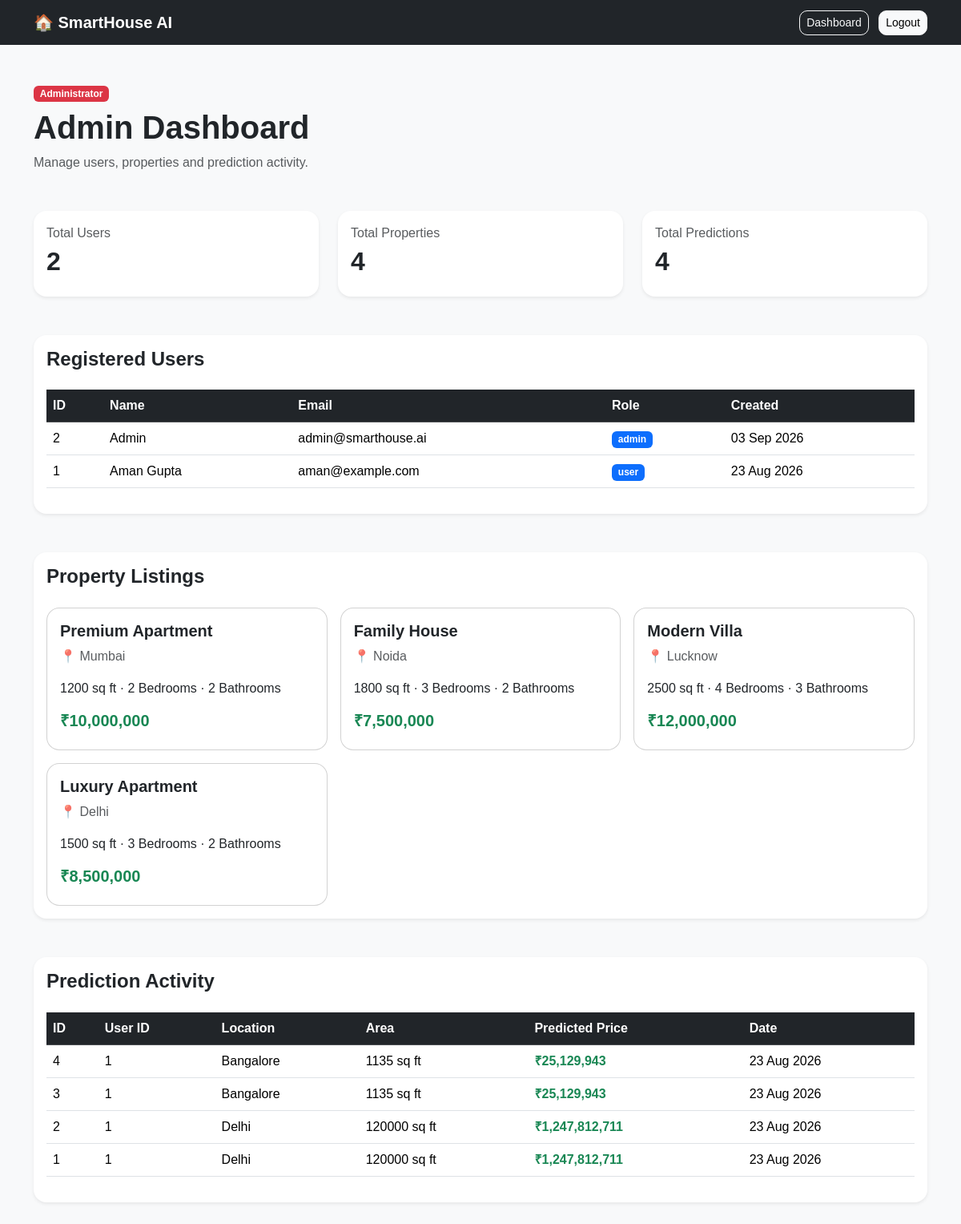
/admin (signed in), run on the app's committed database.
### database/models.py (models this page shows)
class User(UserMixin, db.Model):
    __tablename__ = "users"
    id = db.Column(db.Integer, primary_key=True)
    name = db.Column(
        db.String(100),
        nullable=False
    )
    email = db.Column(
        db.String(120),
        unique=True,
        nullable=False
    )
    password_hash = db.Column(
        db.String(255),
        nullable=False
    )
    role = db.Column(
        db.String(20),
        default="user"
    )
    created_at = db.Column(
        db.DateTime,
        default=datetime.utcnow
    )
    predictions = db.relationship(
        "Prediction",
        backref="user",
        lazy=True,
        cascade="all, delete-orphan"
    )

class Property(db.Model):
    __tablename__ = "properties"
    id = db.Column(db.Integer, primary_key=True)
    title = db.Column(
        db.String(200),
        nullable=False
    )
    location = db.Column(
        db.String(100),
        nullable=False
    )
    area = db.Column(
        db.Float,
        nullable=False
    )
    bedrooms = db.Column(
        db.Integer,
        nullable=False
    )
    bathrooms = db.Column(
        db.Integer,
        nullable=False
    )
    floors = db.Column(
        db.Integer,
        default=1
    )
    parking = db.Column(
        db.Integer,
        default=0
    )
    furnishing = db.Column(
        db.String(50)
    )
    property_type = db.Column(
        db.String(50)
    )
    age = db.Column(
        db.Integer,
        default=0
    )
    price = db.Column(
        db.Float,
        nullable=False
    )
    description = db.Column(
        db.Text
    )
    image = db.Column(
        db.String(500)
    )
    created_at = db.Column(
        db.DateTime,
        default=datetime.utcnow
    )

class Prediction(db.Model):
    __tablename__ = "predictions"
    id = db.Column(
        db.Integer,
        primary_key=True
    )
    user_id = db.Column(
        db.Integer,
        db.ForeignKey("users.id"),
        nullable=True
    )
    area = db.Column(
        db.Float,
        nullable=False
    )
    bedrooms = db.Column(
        db.Integer,
        nullable=False
    )
    bathrooms = db.Column(
        db.Integer,
        nullable=False
    )
    location = db.Column(
        db.String(100),
        nullable=False
    )
    predicted_price = db.Column(
        db.Float,
        nullable=False
    )
    created_at = db.Column(
        db.DateTime,
        default=datetime.utcnow
    )

### routes/admin.py (the view)
@admin_bp.route("/admin")
@admin_required
def admin_panel():
    users = User.query.order_by(
        User.created_at.desc()
    ).all()
    properties = Property.query.order_by(
        Property.created_at.desc()
    ).all()
    predictions = Prediction.query.order_by(
        Prediction.created_at.desc()
    ).all()
    return render_template(
        "admin.html",
        users=users,
        properties=properties,
        predictions=predictions
    )

### app.py (called while the page is built)
@login_manager.user_loader
def load_user(user_id):
    return db.session.get(
        User,
        int(user_id)
    )

### routes/admin.py (called while the page is built, shortened)
def admin_required(function):
    @wraps(function)
    @login_required
    def wrapper(*args, **kwargs):
        return function(*args, **kwargs)
    return wrapper

### templates/admin.html (shortened to what this page needs)
<!DOCTYPE html>
<html lang="en">
<head>
    <link
        href="https://cdn.jsdelivr.net/npm/bootstrap@5.3.3/dist/css/bootstrap.min.css"
        rel="stylesheet"
    >
    <link
        rel="stylesheet"
        href="{{ url_for('static', filename='css/style.css') }}"
    >
</head>
<body class="bg-light">
<nav class="navbar navbar-dark bg-dark">
    <div class="container">
        <a class="navbar-brand fw-bold" href="{{ url_for('index') }}">
            🏠 SmartHouse AI
        </a>
        <div>
            <a class="btn btn-outline-light btn-sm me-2"
               href="{{ url_for('main.dashboard') }}">
                Dashboard
            </a>
            <a class="btn btn-light btn-sm"
               href="{{ url_for('auth.logout') }}">
                Logout
            </a>
        </div>
    </div>
</nav>
<div class="container py-5">
    <div class="mb-5">
        <span class="badge bg-danger mb-2">
            Administrator
        </span>
        <h1 class="fw-bold">
            Admin Dashboard
        </h1>
        <p class="text-muted">
            Manage users, properties and prediction activity.
        </p>
    </div>
    <div class="row g-4 mb-5">
        <div class="col-md-4">
            <div class="card border-0 shadow-sm">
                <div class="card-body">
                    <p class="text-muted mb-1">
                        Total Users
                    </p>
                    <h2 class="fw-bold">
                        {{ users|length if users is defined else 0 }}
                    </h2>
                </div>
            </div>
        </div>
        <div class="col-md-4">
            <div class="card border-0 shadow-sm">
                <div class="card-body">
                    <p class="text-muted mb-1">
                        Total Properties
                    </p>
                    <h2 class="fw-bold">
                        {{ properties|length if properties is defined else 0 }}
                    </h2>
                </div>
            </div>
        </div>
        <div class="col-md-4">
            <div class="card border-0 shadow-sm">
                <div class="card-body">
                    <p class="text-muted mb-1">
                        Total Predictions
                    </p>
                    <h2 class="fw-bold">
                        {{ predictions|length if predictions is defined else 0 }}
                    </h2>
                </div>
            </div>
        </div>
    </div>
    {% if users is defined %}
    <div class="card border-0 shadow-sm mb-5">
        <div class="card-body">
            <h4 class="fw-bold mb-4">
                Registered Users
            </h4>
            <div class="table-responsive">
                <table class="table table-hover">
                    <thead class="table-dark">
                    <tr>
                        <th>ID</th>
                        <th>Name</th>
                        <th>Email</th>
                        <th>Role</th>
                        <th>Created</th>
                    </tr>
                    </thead>
                    <tbody>
                    {% for user in users %}
                    <tr>
                        <td>{{ user.id }}</td>
                        <td>{{ user.name }}</td>
                        <td>{{ user.email }}</td>
                        <td>
                            <span class="badge bg-primary">
                                {{ user.role }}
                            </span>
                        </td>
                        <td>
                            {{ user.created_at.strftime('%d %b %Y') }}
                        </td>
                    </tr>
                    {% endfor %}
                    </tbody>
                </table>
            </div>
        </div>
    </div>
    {% endif %}
    {% if properties is defined %}
    <div class="card border-0 shadow-sm mb-5">
        <div class="card-body">
            <h4 class="fw-bold mb-4">
                Property Listings
            </h4>
            <div class="row g-3">
                {% for property in properties %}
                <div class="col-md-6 col-lg-4">
                    <div class="card h-100">
                        <div class="card-body">
                            <h5 class="fw-bold">
                                {{ property.title }}
                            </h5>
                            <p class="text-muted">
                                📍 {{ property.location }}
                            </p>
                            <p>
                                {{ property.area|int }} sq ft
                                · {{ property.bedrooms }} Bedrooms
                                · {{ property.bathrooms }} Bathrooms
                            </p>
                            <h5 class="text-success fw-bold">
                                ₹{{ "{:,.0f}".format(property.price) }}
                            </h5>
                        </div>
                    </div>
                </div>
                {% endfor %}
            </div>
        </div>
    </div>
    {% endif %}
    {% if predictions is defined %}
    <div class="card border-0 shadow-sm">
        <div class="card-body">
            <h4 class="fw-bold mb-4">
                Prediction Activity
            </h4>
            <div class="table-responsive">
                <table class="table table-hover">
                    <thead class="table-dark">
                    <tr>
                        <th>ID</th>
                        <th>User ID</th>
                        <th>Location</th>
                        <th>Area</th>
                        <th>Predicted Price</th>
                        <th>Date</th>
                    </tr>
                    </thead>
                    <tbody>
                    {% for item in predictions %}
                    <tr>
                        <td>{{ item.id }}</td>
                        <td>{{ item.user_id }}</td>
                        <td>{{ item.location }}</td>
                        <td>{{ item.area|int }} sq ft</td>
                        <td class="text-success fw-bold">
                            ₹{{ "{:,.0f}".format(item.predicted_price) }}
                        </td>
                        <td>
                            {{ item.created_at.strftime('%d %b %Y') }}
                        </td>
                    </tr>
                    {% endfor %}
                    </tbody>
                </table>
            </div>
        </div>
    </div>
    {% endif %}
</div>
</body>
</html>

### static/css/style.css (style rules this page uses)
body { font-family: Arial, sans-serif; }
.card { border-radius: 16px; }
.btn { border-radius: 10px; }

### data on the page
User: id "2", name "Admin", email "admin@smarthouse.ai", role "admin", created_at "03 Sep 2026"
User: id "1", name "Aman Gupta", email "aman@example.com", role "user", created_at "23 Aug 2026"
Property: title "Premium Apartment", location "Mumbai", area "1200", bedrooms "2", bathrooms "2", price "10,000,000"
Property: title "Family House", location "Noida", area "1800", bedrooms "3", bathrooms "2", price "7,500,000"
Property: title "Modern Villa", location "Lucknow", area "2500", bedrooms "4", bathrooms "3", price "12,000,000"
Property: title "Luxury Apartment", location "Delhi", area "1500", bedrooms "3", bathrooms "2", price "8,500,000"
Prediction: id "4", user_id "1", location "Bangalore", area "1135", predicted_price "25,129,943", created_at "23 Aug 2026"
Prediction: id "3", user_id "1", location "Bangalore", area "1135", predicted_price "25,129,943", created_at "23 Aug 2026"
Prediction: id "2", user_id "1", location "Delhi", area "120000", predicted_price "1,247,812,711", created_at "23 Aug 2026"
Prediction: id "1", user_id "1", location "Delhi", area "120000", predicted_price "1,247,812,711", created_at "23 Aug 2026"

### other printed values
{{ users|length if users is defined else 0 }} "2"
{{ properties|length if properties is defined else 0 }} "4"
{{ predictions|length if predictions is defined else 0 }} "4"
